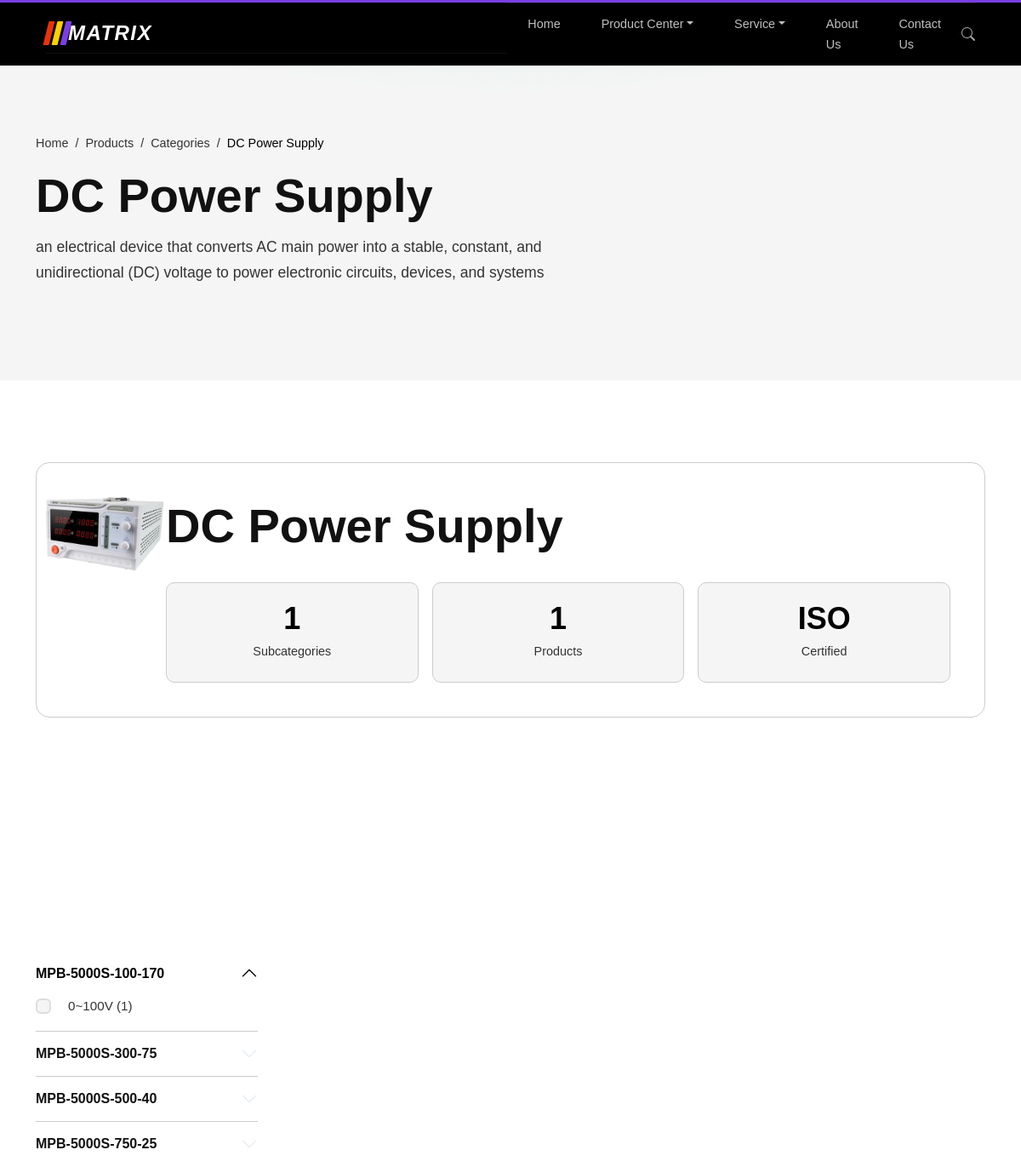
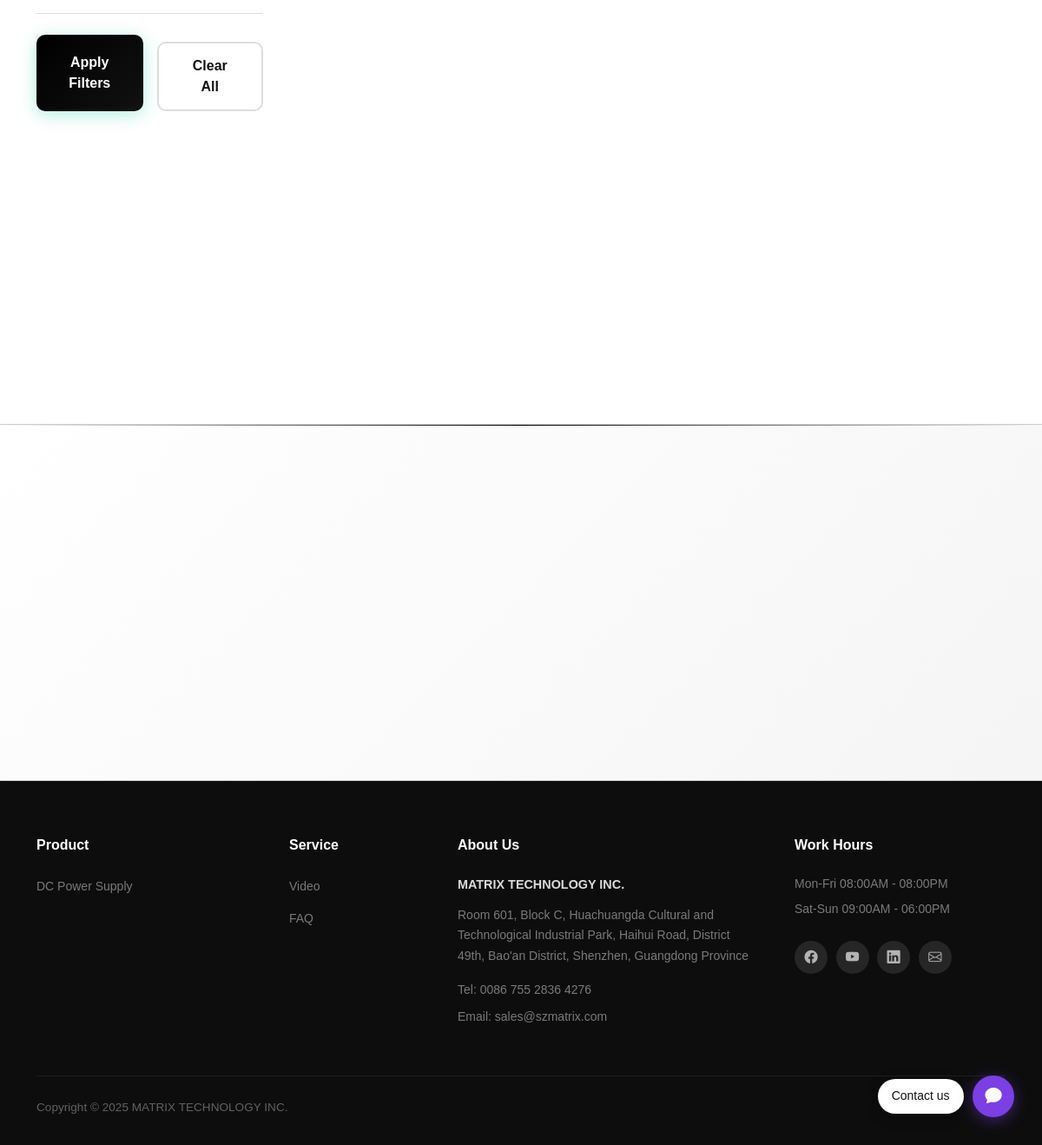
Page /products/categories/dc-power-supply/ on the committed database (2 pictures, top to bottom).
### products/models.py (models this page shows, shortened)
class Category(models.Model):
    name = models.CharField(max_length=255)
    slug = models.SlugField(unique=True)
    short_description = models.TextField(blank=True)
    description = models.TextField(blank=True)
    image = models.ImageField(upload_to="categories/images/", null=True, blank=True)
    class Meta:
        ordering = ["name"]
        verbose_name_plural = "categories"
    @property
    def subcategory_count(self):
        return self.subcategories.count()
    @property
    def product_count(self):
        return Product.objects.filter(subcategory__category=self).count()

class Spec(models.Model):
    product = models.ForeignKey(
        Product,
        related_name="specs",
        on_delete=models.CASCADE,
    )
    label = models.CharField(max_length=255, help_text="e.g., 'Power Output', 'Speed', 'Voltage'")
    value = models.CharField(max_length=255, help_text="e.g., '500W', '3000 RPM', '220V'")
    class Meta:
        verbose_name_plural = "Specs"

### products/views.py (the view)
# urls.py: path("categories/<slug:slug>/", views.category_details, name="category_details"),
def category_details(request, slug):
    category = get_object_or_404(Category, slug=slug)
    spec_qs = Spec.objects.filter(product__subcategory__category=category)
    filters, active_filters, filter_query_string = _build_spec_filters(spec_qs, request.GET)
    featured = Product.objects.filter(subcategory__category=category, is_featured=True)
    for label, values in active_filters.items():
        featured = featured.filter(specs__label=label, specs__value__in=values).distinct()
    return render(
        request,
        "category_details.html",
        {
            "category": category,
            "featured": featured,
            "filters": filters,
            "filter_query_string": filter_query_string,
            "active_filter_count": sum(len(v) for v in active_filters.values()),
        },
    )

### products/context_processors.py (called while the page is built)
def nav_categories(request):
    return {
        "nav_categories": Category.objects.all(),
    }

### products/models.py (called while the page is built)
    @property
    def product_count(self):
        return self.products.count()

    @property
    def quick_specs(self):
        return self.specs.all()[:3]

    @property
    def specs_json(self):
        return json.dumps([{"label": s.label, "value": s.value} for s in self.specs.all()])

### templates/category_details.html (shortened to what this page needs)
{% extends "base.html" %}
{% block content %}
<section class="page-header">
    <div class="container">
        <div class="page-header-content">
            <nav aria-label="breadcrumb">
                <ol class="breadcrumb">
                    <li class="breadcrumb-item"><a href="{% url 'core:index' %}">Home</a></li>
                    <li class="breadcrumb-item"><a href="{% url 'products:category_list' %}">Products</a></li>
                    <li class="breadcrumb-item"><a href="{% url 'products:category_list' %}">Categories</a></li>
                    <li class="breadcrumb-item active" aria-current="page">{{ category.name }}</li>
                </ol>
            </nav>
            <h1>{{ category.name }}</h1>
            <p>{{ category.short_description }}</p>
        </div>
    </div>
</section>
<section class="section-padding" aria-labelledby="category-detail-title">
    <div class="container">
        <div class="category-header reveal">
            <div class="category-header-icon">
                {% if category.image %}
                    <img src="{{ category.image.url }}" alt="{{ category.name }}" style="max-width: 150px; height: auto;">
                {% else %}
                    <i class="bi bi-gear-wide-connected"></i>
                {% endif %}
            </div>
            <div class="category-header-content">
                <h1 id="category-detail-title">{{ category.name }}</h1>
                <div class="category-header-stats-container">
                    <div class="category-header-stat-card">
                        <div class="category-header-stat-value">{{ category.subcategory_count }}</div>
                        <div class="category-header-stat-label">Subcategories</div>
                    </div>
                    <div class="category-header-stat-card">
                        <div class="category-header-stat-value">{{ category.product_count }}</div>
                        <div class="category-header-stat-label">Products</div>
                    </div>
                    <div class="category-header-stat-card">
                        <div class="category-header-stat-value">ISO</div>
                        <div class="category-header-stat-label">Certified</div>
                    </div>
                </div>
            </div>
        </div>
        <div class="mb-5">
            <div class="subcategory-grid stagger-children">
            </div>
        </div>
        <div class="row g-4">
            <div class="col-lg-3">
                <form method="get" id="filterForm">
                <div class="filter-sidebar-accordion">
                    <div class="accordion" id="catFilterAccordion">
                        {% for filter in filters %}
                        <div class="accordion-item">
                            <h2 class="accordion-header" id="catHeading{{ forloop.counter }}">
                                <button class="accordion-button {% if not forloop.first %}collapsed{% endif %}" type="button" data-bs-toggle="collapse" data-bs-target="#catCollapse{{ forloop.counter }}" aria-expanded="{% if forloop.first %}true{% else %}false{% endif %}" aria-controls="catCollapse{{ forloop.counter }}">
                                    {{ filter.name }}
                                </button>
                            </h2>
                            <div id="catCollapse{{ forloop.counter }}" class="accordion-collapse collapse {% if forloop.first %}show{% endif %}" aria-labelledby="catHeading{{ forloop.counter }}" data-bs-parent="#catFilterAccordion">
                                <div class="accordion-body">
                                    {% for option in filter.options %}
                                    <div class="filter-option">
                                        <input type="checkbox" id="cat_{{ option.id }}" name="{{ option.name }}" value="{{ option.label }}" {% if option.checked %}checked{% endif %}>
                                        <label for="cat_{{ option.id }}">{{ option.label }} ({{ option.count }})</label>
                                    </div>
                                    {% endfor %}
                                </div>
                            </div>
                        </div>
                        {% empty %}
                        <p class="text-muted small px-2">No filters available.</p>
                        {% endfor %}
                    </div>
                    <div class="filter-buttons mt-3">
                        <button type="submit" class="btn btn-primary-custom w-100">
                            <span>Apply Filters</span>
                        </button>
                        <a href="{{ request.path }}" class="btn btn-outline-custom w-100 mt-2 d-block text-center">
                            Clear All
                        </a>
                    </div>
                </div>
                </form>
            </div>
            <div class="col-lg-9">
            <div class="product-grid stagger-children">
            </div>
            </div>
        </div>
    </div>
</section>
<section class="cta-section section-padding" aria-labelledby="cta-title">
    <div class="container">
    </div>
</section>
{% endblock %}

### templates/base.html (shortened to what this page needs)
{% load static %}
<!DOCTYPE html>
<html lang="en">
<head>
    <link href="https://cdn.jsdelivr.net/npm/bootstrap@5.3.0/dist/css/bootstrap.min.css" rel="stylesheet">
    <link href="https://cdn.jsdelivr.net/npm/bootstrap-icons@1.11.0/font/bootstrap-icons.css" rel="stylesheet">
    <link rel="stylesheet" href="{% static 'css/style.css' %}">
</head>
<body>
    <nav class="navbar navbar-expand-lg fixed-top" role="navigation" aria-label="Main navigation">
        <div class="container navbar-container">
            <div class="navbar-top d-flex w-100 align-items-center justify-content-between">
                <a class="navbar-brand" href="{% url 'core:index' %}">
                    <span class="brand-logo-wrap">
                        <span class="brand-strips" aria-hidden="true">
                            <i></i><i></i><i></i>
                        </span>
                        <span class="brand-name">MATRIX</span>
                    </span>
                </a>
            </div>
            <div class="collapse navbar-collapse" id="navbarMain">
                <ul class="navbar-nav me-auto">
                    <li class="nav-item">
                        <a class="nav-link {% if request.resolver_match.url_name == 'index' %}active{% endif %}"
                            href="{% url 'core:index' %}" {% if request.resolver_match.url_name == 'index' %}aria-current="page"{% endif %}>Home</a>
                    </li>
                    <li class="nav-item dropdown">
                        <a class="nav-link dropdown-toggle {% if request.resolver_match.url_name in 'category_list,subcategory_list,product_list,category_detail,subcategory_detail,product_detail' %}active{% endif %}"
                            href="#" data-bs-toggle="dropdown" aria-expanded="false">Product Center</a>
                    </li>
                    <li class="nav-item dropdown">
                        <a class="nav-link dropdown-toggle {% if request.resolver_match.url_name == 'services' %}active{% endif %}"
                            href="#" data-bs-toggle="dropdown" aria-expanded="false">Service</a>
                    </li>
                    <li class="nav-item">
                        <a class="nav-link {% if request.resolver_match.url_name == 'about' %}active{% endif %}"
                            href="{% url 'core:about' %}" {% if request.resolver_match.url_name == 'about' %}aria-current="page"{% endif %}>About Us</a>
                    </li>
                    <li class="nav-item">
                        <a class="nav-link {% if request.resolver_match.url_name == 'contact' %}active{% endif %}"
                            href="{% url 'core:contact' %}" {% if request.resolver_match.url_name == 'contact' %}aria-current="page"{% endif %}>Contact Us</a>
                    </li>
                </ul>
                <div class="navbar-end-controls d-flex align-items-center gap-3">
                    <button class="btn btn-link nav-search-btn p-0" id="navSearchToggle" aria-label="Search" aria-expanded="false" aria-controls="navSearchOverlay"><i class="bi bi-search"></i></button>
                </div>
            </div>
        </div>
    </nav>
    <main id="main-content">
        {% block content %}{% endblock %}
    </main>
    <footer class="footer" role="contentinfo">
        <div class="container">
            <div class="row g-5">
                <div class="col-lg-3 col-md-6">
                    <h5 class="footer-col-title">Product</h5>
                    <ul class="footer-links">
                        {% for category in nav_categories %}
                        <li><a href="{% url 'products:category_details' category.slug %}">{{ category.name }}</a></li>
                        {% empty %}
                        <li><a href="{% url 'products:category_list' %}">All Categories</a></li>
                        {% endfor %}
                    </ul>
                </div>
                <div class="col-lg-2 col-md-6">
                    <h5 class="footer-col-title">Service</h5>
                    <ul class="footer-links">
                        <li><a href="{% url 'core:videos' %}">Video</a></li>
                        <li><a href="{% url 'core:faq' %}">FAQ</a></li>
                    </ul>
                </div>
                <div class="col-lg-4 col-md-6">
                    <h5 class="footer-col-title">About Us</h5>
                    <div class="footer-about-info">
                        <p class="footer-company-name">MATRIX TECHNOLOGY INC.</p>
                        <p class="footer-address">Room 601, Block C, Huachuangda Cultural and Technological Industrial Park, Haihui Road, District 49th, Bao'an District, Shenzhen, Guangdong Province</p>
                        <p class="footer-contact-line">Tel: 0086 755 2836 4276</p>
                        <p class="footer-contact-line">Email: sales@szmatrix.com</p>
                    </div>
                </div>
                <div class="col-lg-3 col-md-6">
                    <h5 class="footer-col-title">Work Hours</h5>
                    <div class="footer-hours">
                        <p>Mon-Fri 08:00AM - 08:00PM</p>
                        <p>Sat-Sun 09:00AM - 06:00PM</p>
                    </div>
                    <div class="footer-social-icons">
                        <a href="#" class="footer-social-icon" aria-label="Facebook"><i class="bi bi-facebook"></i></a>
                        <a href="#" class="footer-social-icon" aria-label="YouTube"><i class="bi bi-youtube"></i></a>
                        <a href="#" class="footer-social-icon" aria-label="LinkedIn"><i class="bi bi-linkedin"></i></a>
                        <a href="#" class="footer-social-icon" aria-label="Email"><i class="bi bi-envelope"></i></a>
                    </div>
                </div>
            </div>
            <div class="footer-bottom">
                <p class="footer-copyright">Copyright &copy; 2025 MATRIX TECHNOLOGY INC.</p>
            </div>
        </div>
        <a href="{% url 'core:contact' %}" class="floating-contact-btn" aria-label="Contact us">
            <span class="floating-contact-label">Contact us</span>
            <span class="floating-contact-icon-wrap"><i class="bi bi-chat-fill"></i></span>
        </a>
    </footer>
</body>
</html>

### rows in the picture
Category: name "DC Power Supply", short_description "an electrical device that converts AC main power into a stable, constant, and unidirectional (DC) voltage to power electronic circuits, devices, and systems", image (picture), subcategory_count "1", product_count "1"
Spec: name "MPB-5000S-750-25"

### other values in the picture
{{ filter.name }} "MPB-5000S-100-170" "MPB-5000S-300-75" "MPB-5000S-500-40"
{{ option.label }} "0~100V"
{{ option.count }} "1"
